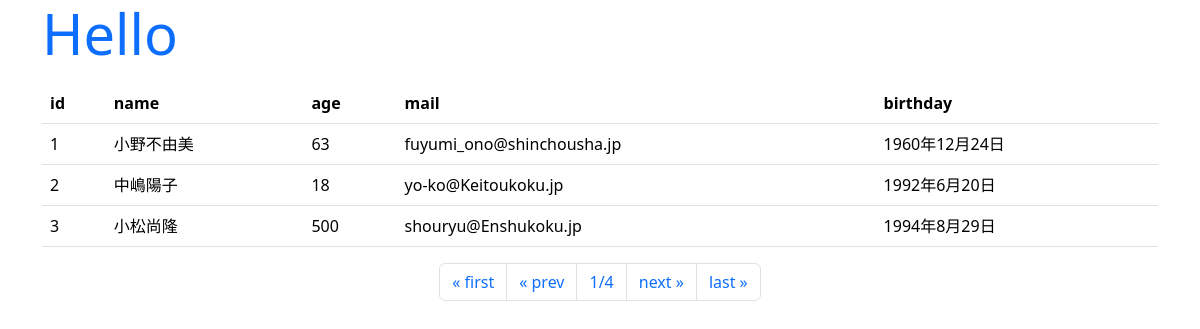
/hello/, run on the app's committed database.
### hello/models.py (models this page shows, shortened)
class Friend(models.Model):
    name = models.CharField(max_length=100)
    mail = models.EmailField(max_length=200)
    gender = models.BooleanField()
    age = models.IntegerField(validators=[ \
        MinValueValidator(0), \
        MaxValueValidator(150)])
    birthday = models.DateField()

### hello/views.py (the view)
# urls.py: path("", views.index, name="index"),
def index(request, num=1):
    data = Friend.objects.all()
    page = Paginator(data, 3)
    params = {
        "title": "Hello",
        "message": "",
        "data": page.get_page(num),
    }
    return render(request, "hello/index.html", params)

### hello/templates/hello/index.html (shortened to what this page needs)
{% load static %}
<!DOCTYPE html>
<html lang="ja">
<head>
    <link href="https://cdn.jsdelivr.net/npm/bootstrap/dist/css/bootstrap.css"
    rel="stylesheet">
</head>
<body class="container">
    <h1 class="display-4 text-primary">{{title}}</h1>
    <p>{{message|safe}}<p>
    <table class="table">
        <tr>
            <th>id</th>
            <th>name</th>
            <th>age</th>
            <th>mail</th>
            <th>birthday</th>
        </tr>
    {% for item in data %}
        <tr>
            <td>{{item.id}}</td>
            <td>{{item.name}}</td>
            <td>{{item.age}}</td>
            <td>{{item.mail}}</td>
            <td>{{item.birthday}}</td>
        </tr>
    {% endfor %}
    </table>
    <ul class="pagination justify-content-center">
    {% if data.has_previous %}
    <li class="page-item">
        <a class="page-link" href="{% url 'index' %}">
        &laquo; first</a>
    </li>
    <li class="page-item">
        <a class="page-link"
        href="{% url 'index' %}{{data.previous_page_number}}">
        &laquo; prev</a>
    </li>
    {% else %}
    <li class="page-item">
        <a class="page-link">
        &laquo; first</a>
    </li>
    <li class="page-item">
        <a class="page-link">
        &laquo; prev</a>
    </li>
    {% endif %}
    <li class="page-item">
        <a class="page-link">
            {{data.number}}/{{data.paginator.num_pages}}</a>
    </li>
    {% if data.has_next %}
    <li class="page-item">
        <a class="page-link"
        href="{% url 'index' %}{{data.next_page_number}}">
        next &raquo;</a>
    </li>
    <li class="page-item">
        <a class="page-link"
        href="{% url 'index' %}{{data.paginator.num_pages}}">
        last &raquo;</a>
    </li>
    {% endif %}
    </ul>
</body>
</html>

### data on the page
Friend: id "1", name "小野不由美", age "63", mail "fuyumi_ono@shinchousha.jp", birthday "1960年12月24日"
Friend: id "2", name "中嶋陽子", age "18", mail "yo-ko@Keitoukoku.jp", birthday "1992年6月20日"
Friend: id "3", name "小松尚隆", age "500", mail "shouryu@Enshukoku.jp", birthday "1994年8月29日"

### other printed values
{{ data.number }} "1"
{{ data.paginator.num_pages }} "4"
